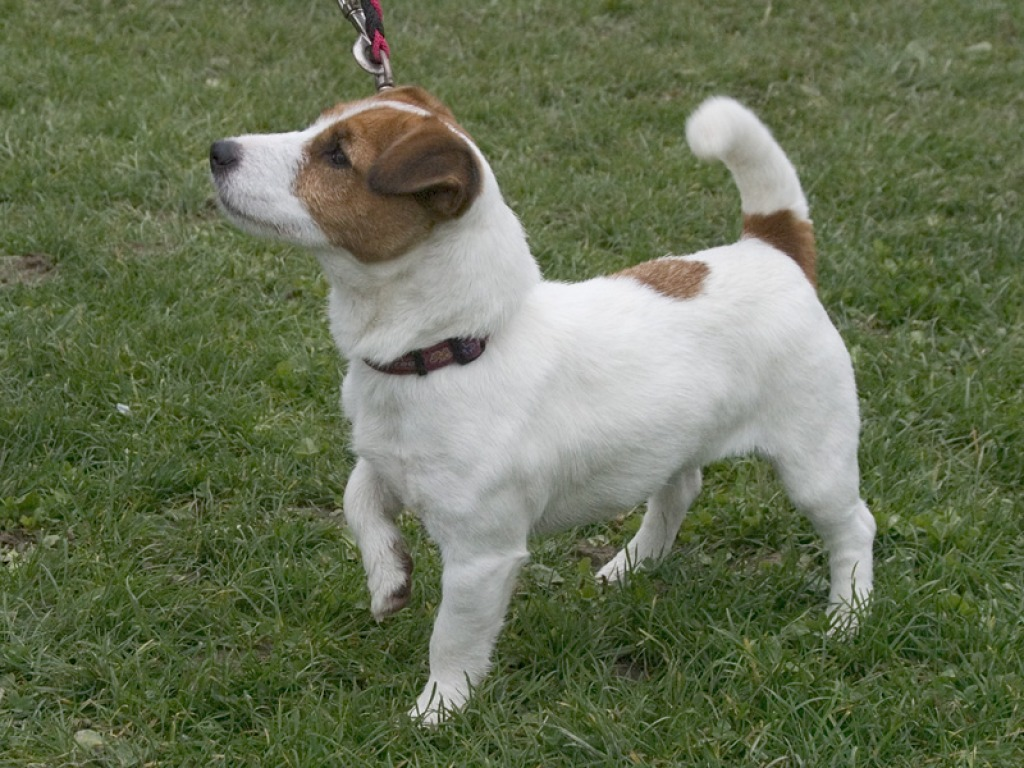
#> input picture part2/images/dog_3.jpg, 1024 x 768 px
$ python ex3.py
#> lines starting #> are read from the running program, lines starting #| are printed output that depends on the picture; after the words box and inside, x2 and y2 are one past the last pixel; in counts of white or black regions, pixels touching at a corner belong together
# !/usr/bin/env python3
# shebang line specifies the interpreter to use

# Masks are a kind of boolean that is used to tell the code where something is

import cv2 as cv
import numpy as np


def show_mask(window_name: str, mask: np.ndarray) -> None:
    """Displays a binary mask, properly scaled to [0, 255] if boolean."""
    if mask.dtype == bool:
        cv.imshow(window_name, (mask.astype(np.uint8) * 255))
    else:
        cv.imshow(window_name, mask)


def main():
    print("SAVI Exercise 2c - Morphological Post-Processing")

    # -------------------------------------------------------------
    # 0. Base Setup: Load image & obtain initial candidate mask
    # -------------------------------------------------------------
    image = cv.imread("images/dog_3.jpg")
#> image is the input picture: shape (768, 1024, 3); mean B, G, R 84, 112.7, 103.2
    if image is None:
        print("Error: Could not load image 'images/dog_3.jpg'. Check the path.")
        return

    height, width = image.shape[:2]
#> height = 768; width = 1024
    image = cv.resize(image, (round(width / 2), round(height / 2)))
#> image: shape (384, 512, 3)
    # cv.imshow("Original", image)

    # Initial segmentation (HSV grass mask -> inverted to get dog candidate)
    hsv_image = cv.cvtColor(image, cv.COLOR_BGR2HSV)
#> hsv_image: shape (384, 512, 3); mean H, S, V 46.5, 82.7, 113.8
    lower_grass = np.array([25, 40, 40], dtype=np.uint8)
    upper_grass = np.array([85, 255, 255], dtype=np.uint8)
    mask_grass = cv.inRange(hsv_image, lower_grass, upper_grass)
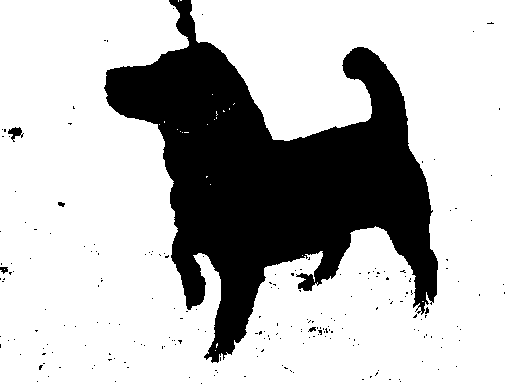
#> mask_grass: shape (384, 512); 73.7% white; 216 black regions (211 under 20 px), largest, box (x1, y1, x2, y2) and area: (104, 0, 438, 363) 50975, (8, 127, 24, 142) 113, (0, 267, 8, 274) 38, (58, 202, 65, 207) 25, (308, 327, 316, 332) 25

    # Raw mask containing the dog (with noise and holes)
    raw_dog_mask = cv.bitwise_not(mask_grass)
    # show_mask("Raw Dog Mask (Before Morph)", raw_dog_mask)

    # relative path
    # image = cv.imread("images/dog_3.jpg")
    H, W, NC = image.shape
#> H = 384; W = 512; NC = 3

    # =============================================================
    # WHERE TO START WRITING: STEP 1 GOES HERE
    # =============================================================

    # -------------------------------------------------------------
    # STEP 1: Creating the Structuring Element (Kernel)
    # -------------------------------------------------------------
    # Conceptual guidance:
    # A morphological filter slides a small neighborhood matrix (kernel)
    # over each pixel of the binary mask.
    #
    # INGREDIENTS:
    # - Shape & Size: Odd square dimensions are standard, e.g. (3, 3), (5, 5), (7, 7).
    #   Larger kernels affect a wider neighborhood on each pass.
    # - Data Type: Must be unsigned 8-bit integers (`np.uint8`).
    #
    # Two common ways to build a kernel:
    #   Method A (NumPy):
    #       np.ones((kernel_height, kernel_width), dtype=np.uint8)
    #   Method B (OpenCV):
    #       cv.getStructuringElement(shape, (kernel_width, kernel_height))
    #       where shape can be cv.MORPH_RECT, cv.MORPH_ELLIPSE, or cv.MORPH_CROSS.
    #
    # 1. Define your kernel dimensions (start with 5x5 or 7x7).
    # 2. Create the kernel variable using Method A or B.
    # 3. Print the kernel to the console to observe its matrix layout and dtype.
    #
    # Write your Step 1 code below:

    kernel = cv.getStructuringElement(cv.MORPH_RECT, (7,7))
    # print("Kernel shape:", kernel.shape)
    # print("Kernel: \n", kernel)


    # -------------------------------------------------------------
    # STEP 2: Basic Operations (Erosion & Dilation)
    # -------------------------------------------------------------
    # Conceptual guidance:
    # - Erosion (`cv.erode`): A pixel remains 1 ONLY if all pixels under
    #   the kernel are 1. It shrinks white foreground areas.
    #   -> Great for removing small, isolated noise specks in the grass.
    #
    # - Dilation (`cv.dilate`): A pixel becomes 1 if ANY pixel under
    #   the kernel is 1. It expands white foreground areas.
    #   -> Great for bridging gaps and filling small holes inside the dog.
    #
    # INGREDIENTS:
    # - `cv.erode(src=mask, kernel=kernel, iterations=n)`
    # - `cv.dilate(src=mask, kernel=kernel, iterations=n)`
    #
    # 1. Try applying `cv.erode()` to `raw_dog_mask` and view it with `show_mask()`.
    # 2. Try applying `cv.dilate()` to `raw_dog_mask` and view it with `show_mask()``.
    # 3. Notice the trade-off: eroding removes noise but thins the dog;
    #    dilating fills holes but grows the noise!
    #
    # Write your Step 2 code below:


    # With erode and dilate functions

    # eroded_mask = cv.erode(src=raw_dog_mask, kernel=kernel, iterations=3)
    # dilated_mask = cv.dilate(src=eroded_mask, kernel=kernel, iterations=3)
    # show_mask("eroded and dilated", dilated_mask)


    # -------------------------------------------------------------
    # STEP 3: Compound Operations (Opening & Closing)
    # -------------------------------------------------------------
    # Conceptual guidance:
    # - Opening (Erode -> Dilate): Removes small background noise points
    #   without significantly shrinking the main object.
    # - Closing (Dilate -> Erode): Fills internal holes and bridges breaks
    #   without significantly enlarging the outer boundary.
    #
    # INGREDIENTS:
    # - `cv.morphologyEx(src=mask, op=cv.MORPH_OPEN, kernel=kernel)`
    # - `cv.morphologyEx(src=mask, op=cv.MORPH_CLOSE, kernel=kernel)`
    #
    # 1. Apply Openiang to eliminate outer noise.
    # 2. Apply Closing to seal holes inside the dog.
    # 3. (Optional) Chain them together (e.g., Open then Close, or Close then Open).
    # 4. Display your cleaned final mask!
    #
    # Write your Step 3 code below:

    opened_mask = cv.morphologyEx(src=raw_dog_mask, op=cv.MORPH_OPEN, kernel=kernel, iterations=3)
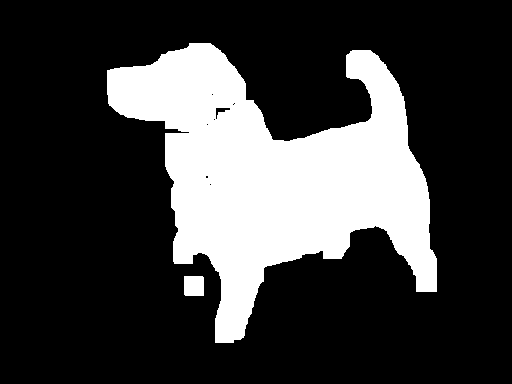
#> opened_mask: shape (384, 512); 24.4% white; 2 white regions, box (x1, y1, x2, y2) and area: (107, 43, 437, 343) 47548, (184, 276, 204, 296) 398
    # closed_mask = cv.morphologyEx(src=oppened_mask, op=cv.MORPH_CLOSE, kernel=kernel, iterations=3)
    # show_mask("mophologyEX", opened_mask)

    num_labels, labels, stats, centroids = cv.connectedComponentsWithStats(opened_mask)
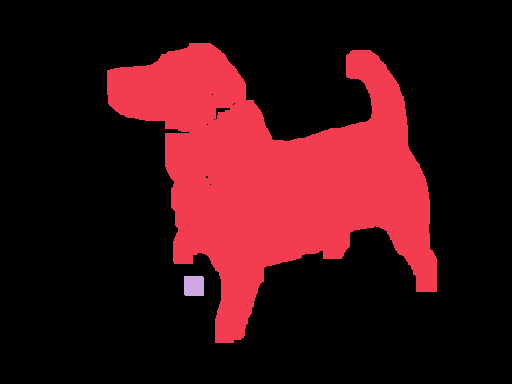
#> labels: shape (384, 512) int32; 3 distinct labels, from 0 to 2; one colour per label, 0 black
#> num_labels = 3; stats = [[0, 0, 512, 384, 148662], [107, 43, 330, 300, 47548], [184, 276, 20, 20, 398]]; centroids = [[249.3, 196.8], [275.3, 174.2], [193.5, 285.5]]

    print('num_labels =', str(num_labels))
#| num_labels = 3

    # how to get the area of one component
    idx_component = 2
    area_2 = stats[idx_component, cv.CC_STAT_AREA]
#> area_2 = 398
    print('area of component 2 =', str(area_2))
#| area of component 2 = 398

    # lets get the largest component by area
    largest_area = 0
    largest_area_idx = None

    # start searching from 1 onward because 0 is the background
    for idx_component in range(1, num_labels): # iterate all components
        area_component = stats[idx_component, cv.CC_STAT_AREA]

        if area_component > largest_area:
            largest_area = area_component
            largest_area_idx = idx_component
#> this loop made 2 passes
#> (area_component, largest_area) on pass 1: (47548, 47548)
#> area_component on pass 2: 398
#> after the loop, largest_area = 47548; largest_area_idx = 1

    print('largest_area_idx =', str(largest_area_idx), 'with area=', str(largest_area))
#| largest_area_idx = 1 with area= 47548

    # get a mask of the largest component
    largest_mask = (labels == largest_area_idx).astype(np.uint8)*255
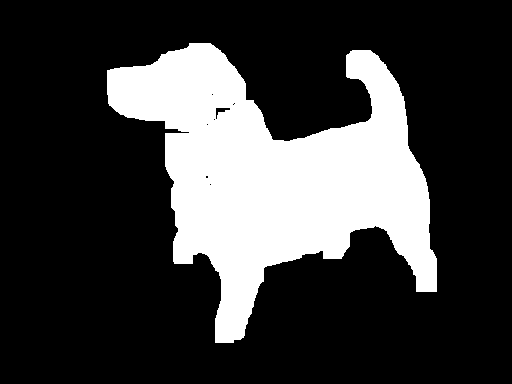
#> largest_mask: shape (384, 512); 24.2% white; 1 white region, box (x1, y1, x2, y2) and area: (107, 43, 437, 343) 47548

    # cv.imshow('largest_mask', largest_mask)

    # Get the bounding box of the largest area
    pts = cv.findNonZero(largest_mask)  # gest the row, col coords of all white pixels
#> pts = contour of 47548 points, box (x1, y1, x2, y2) (107, 43, 437, 343), area 19902
    x, y, width, height = cv.boundingRect(pts)
#> x = 107; y = 43; width = 330; height = 300
    print('pts:', str(pts))
#> (printed output is left out)
    print('x ', str(x), 'y ', str(y), 'w ', str(width), 'h ', str(height))
#| x  107 y  43 w  330 h  300

    # Draw the found bounding box on the orignial image
    image_annototed = image.copy()
    cv.rectangle(image_annototed, (x, y), (x + width, y + height), (255, 0, 0), 2)
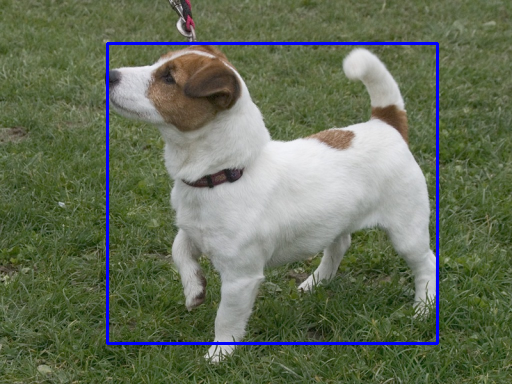
#> image_annototed: shape (384, 512, 3); mean B, G, R 87.8, 110.9, 101.7

    cv.imshow('Image Annotated', image_annototed)


    # ----------------------------------------------------------------
    # ex 3b
    # ----------------------------------------------------------------

    # Compute some features of the objects we extract

    # Feature1: height_to_width_ratio
    h_w_ratio = height / width
#> h_w_ratio = 0.909
    print('Height to width ratio =', str(round(h_w_ratio,2)))
#| Height to width ratio = 0.91

    # feature 2: object area to image area ratio
    #
    area_image = W * H
#> area_image = 196608
    area_object = largest_area
#> area_object = 47548
    area_ratio = area_object / area_image
#> area_ratio = 0.242
    print('Area ratio =', str(round(area_ratio,2)))
#| Area ratio = 0.24


    cv.waitKey(0)
    cv.destroyAllWindows()


if __name__ == "__main__":
    main()

$ run again, with part2/images/cenario.jpg copied over part2/images/dog_3.jpg
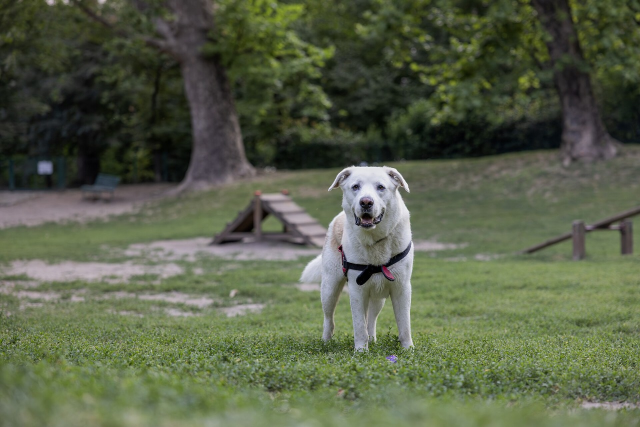
#> input picture part2/images/cenario.jpg, 1280 x 854 px (shown at 1/2 size)
#> in main, image is the input picture: shape (854, 1280, 3); mean B, G, R 72.8, 96.4, 88.4
#> image: shape (427, 640, 3)
#> hsv_image: shape (427, 640, 3); mean H, S, V 54.5, 71.7, 98
#> mask_grass: shape (427, 640); 65.1% white; 537 black regions (466 under 20 px), largest, box (x1, y1, x2, y2) and area: (0, 0, 640, 356) 84276, (513, 205, 640, 261) 1787, (94, 290, 267, 318) 1720
#> opened_mask: shape (427, 640); 21.1% white; 8 white regions, largest, box (x1, y1, x2, y2) and area: (0, 0, 262, 228) 26045, (146, 162, 416, 291) 15908, (425, 72, 640, 190) 11795
#> in main, `num_labels, labels, stats, centroids = cv.connectedComponentsWithStats..`:
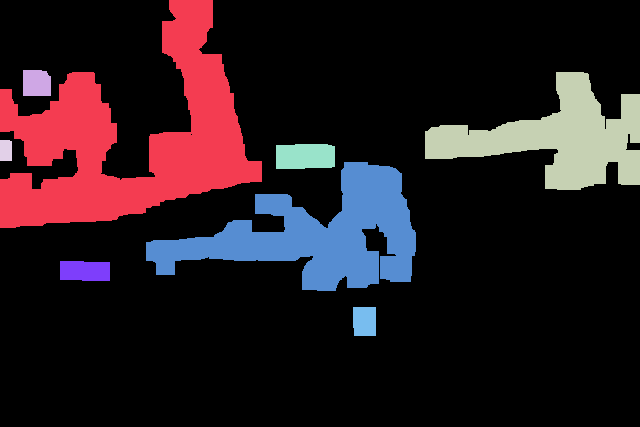
#> labels: shape (427, 640) int32; 9 distinct labels, from 0 to 8; one colour per label, 0 black
#> num_labels = 9; stats = [[0, 0, 640, 427, 215555], [0, 0, 262, 228, 26045], [23, 70, 28, 26, 703], [425, 72, 215, 118, 11795], [0, 140, 12, 21, 250], [276, 144, 59, 25, 1413], [146, 162, 270, 129, 15908], [60, 261, 50, 20, 952], [353, 307, 23, 29, 659]]; centroids = [[332.1, 224.7], [128.8, 139.7], [36.1, 82.88], [557.2, 137.7], [5.46, 150.1], [304.7, 156], [316.3, 234.7], [84.5, 270.5], [364.1, 320.9]]
#| num_labels = 9
#> area_2 = 703
#| area of component 2 = 703
#> the loop in main, `for idx_component in range(1, num_labels):` made 8 passes
#> (area_component, largest_area) on pass 1: (26045, 26045)
#> after the loop in main, `for idx_component in range(1, num_labels):`: largest_area = 26045; largest_area_idx = 1
#| largest_area_idx = 1 with area= 26045
#> largest_mask: shape (427, 640); 9.5% white; 1 white region, box (x1, y1, x2, y2) and area: (0, 0, 262, 228) 26045
#> pts = contour of 26045 points, box (x1, y1, x2, y2) (0, 0, 262, 228), area 10687
#> in main, `x, y, width, height = cv.boundingRect(pts)`: x = 0; width = 262; height = 228
#> (printed output is left out)
#| x  0 y  0 w  262 h  228
#> in main, `cv.rectangle(image_annototed, (x, y), (x + width, y + height), (255, 0..`:
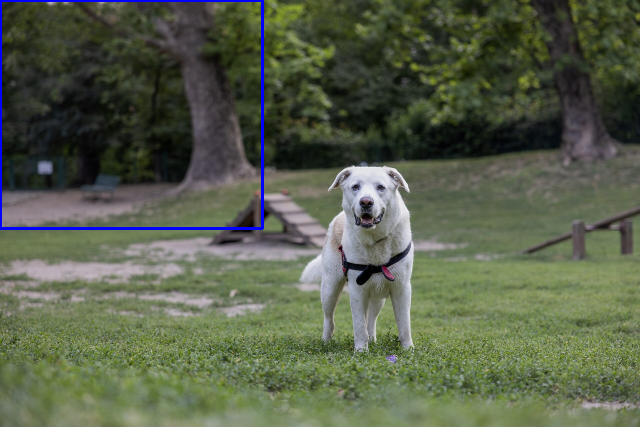
#> image_annototed: shape (427, 640, 3); mean B, G, R 74.7, 95.8, 87.8
#> h_w_ratio = 0.87
#| Height to width ratio = 0.87
#> area_object = 26045
#> area_ratio = 0.0953
#| Area ratio = 0.1
